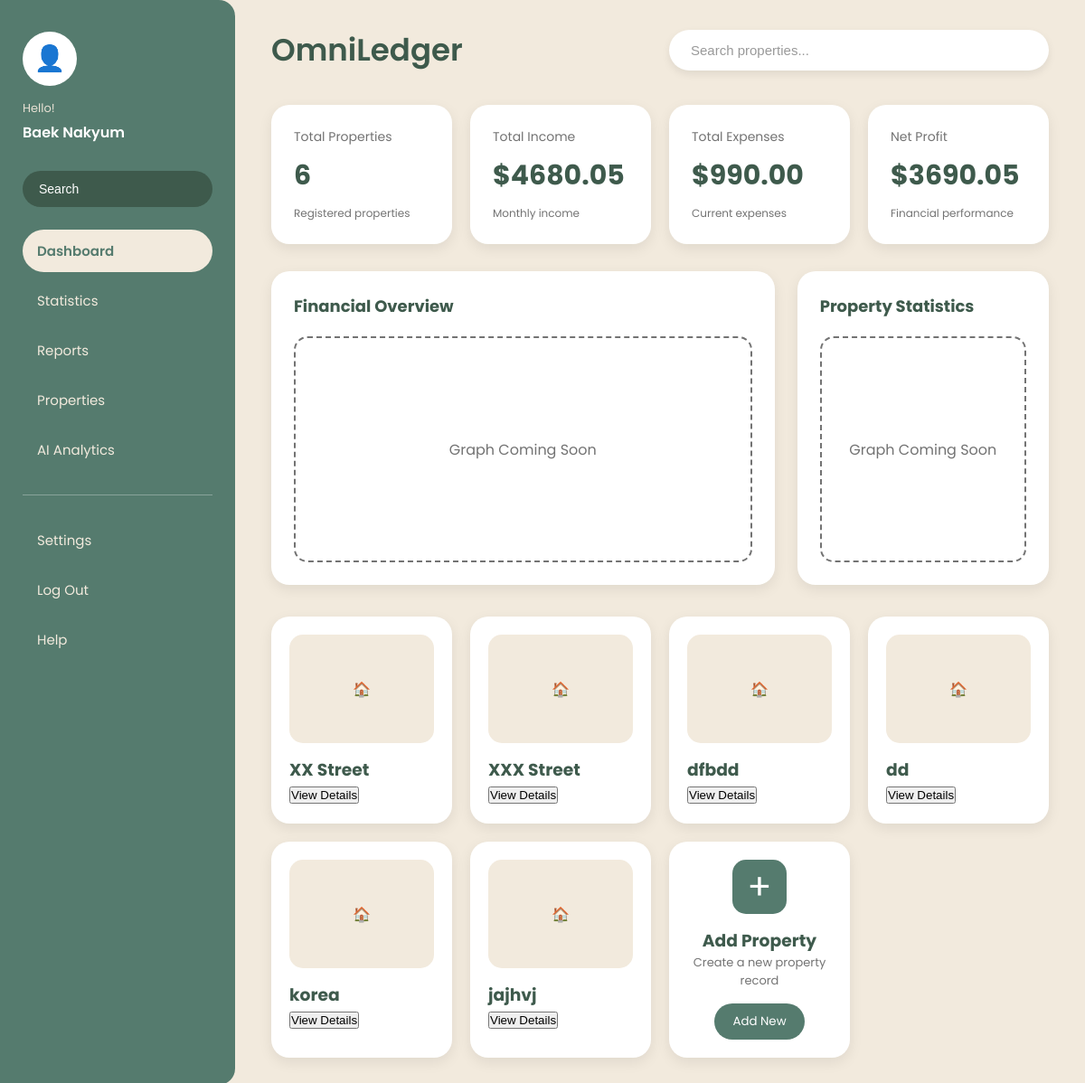
Page /dashboard (signed in) on the earlier database version.
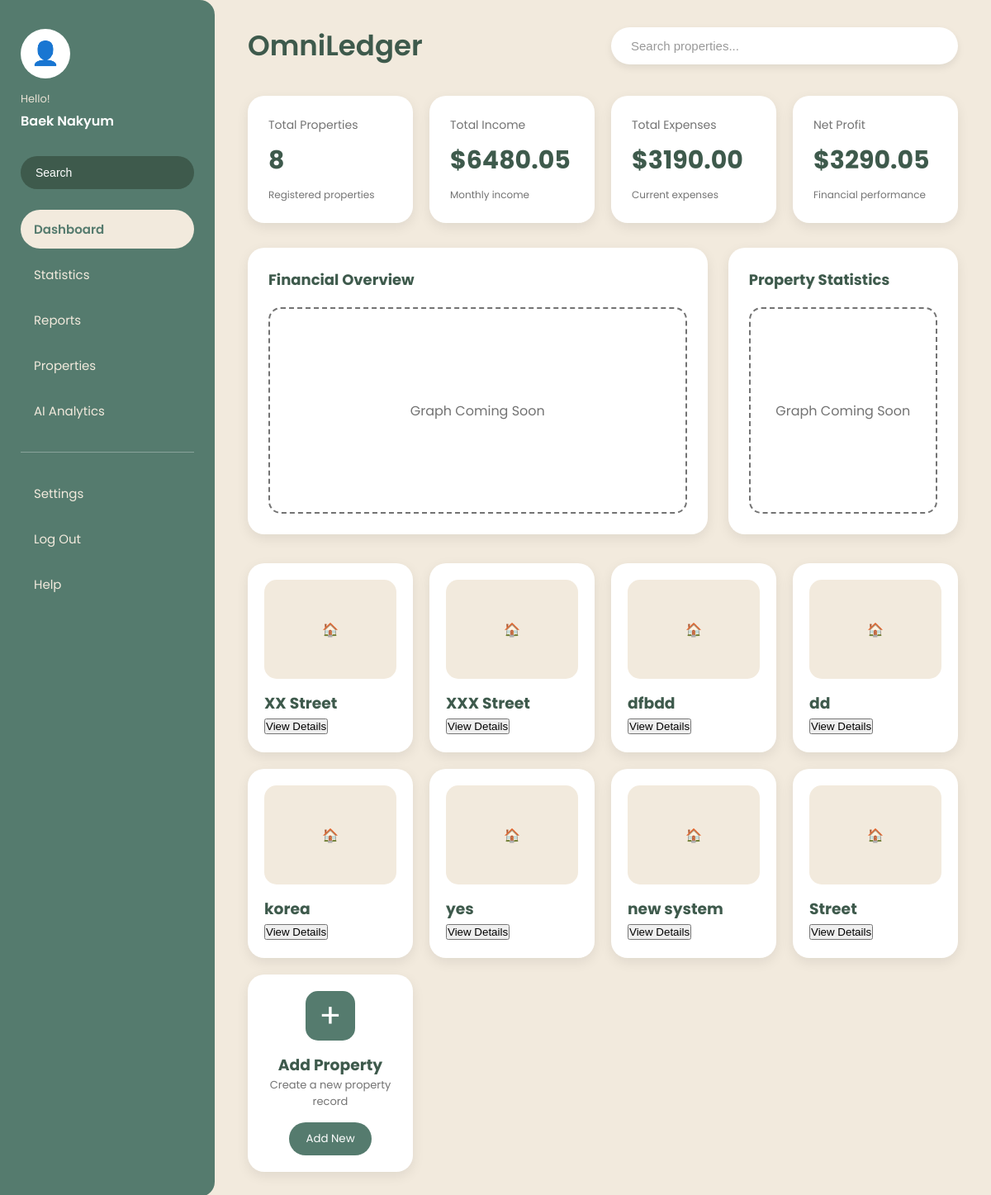
Same page on the later database version.
### tables this page shows
CREATE TABLE Properties(

    propertyID TEXT PRIMARY KEY,

    userID INTEGER NOT NULL,

    propertyAddress TEXT NOT NULL,

    propertyType TEXT NOT NULL,

    ownershipData TEXT NOT NULL,

    tenantName TEXT,

    leaseStatus TEXT,

    leaseStart TEXT,

    leaseEnd TEXT,

    weeklyRent REAL,

    bankAccount TEXT,

    propertyValue REAL,

    purchasePrice REAL,

    notes TEXT,

    FOREIGN KEY(userID)
        REFERENCES Users(userID)

);

### app.py (the view)
@app.route("/dashboard")
def dashboard():
    from database.models import (
        get_properties,
        get_total_income,
        get_total_expenses,
        get_net_profit
    )
    userID = session["userID"]
    properties = get_properties(userID)
    total_income = get_total_income(userID)
    total_expenses = get_total_expenses(userID)
    net_profit = get_net_profit(userID)
    return render_template(
        "dashboard.html",
        properties=properties,
        totalIncome=total_income,
        totalExpenses=total_expenses,
        netProfit=net_profit
    )

### database/models.py (called while the page is built)
def connect_database():
    connection = sqlite3.connect("omniledger_system.db")
    return connection

def get_properties(userID):
    conn = connect_database()
    cursor = conn.cursor()
    cursor.execute(
        """
        SELECT *

        FROM Properties

        WHERE userID = ?
        """,
        (userID,)
    )
    properties = cursor.fetchall()
    conn.close()
    return properties

def get_total_income(userID):
    connection = connect_database()
    cursor = connection.cursor()
    cursor.execute("""

    SELECT SUM(Transactions.amount)

    FROM Transactions

    JOIN Properties

    ON Transactions.propertyID = Properties.propertyID

    WHERE Properties.userID = ?

    AND Transactions.transactionType = 'Income'

    """,
    (userID,))
    result = cursor.fetchone()[0]
    connection.close()
    return result if result else 0

def get_total_expenses(userID):
    connection = connect_database()
    cursor = connection.cursor()
    cursor.execute("""

    SELECT SUM(Transactions.amount)

    FROM Transactions

    JOIN Properties

    ON Transactions.propertyID = Properties.propertyID

    WHERE Properties.userID = ?

    AND Transactions.transactionType = 'Expense'

    """,
    (userID,))
    result = cursor.fetchone()[0]
    connection.close()
    return result if result else 0

def get_net_profit(userID):
    income = get_total_income(userID)
    expenses = get_total_expenses(userID)
    return income - expenses

### templates/dashboard.html (shortened to what this page needs)
<!DOCTYPE html>
<html lang="en">
<head>
    <link rel="stylesheet" href="{{ url_for('static', filename='css/dashboard.css') }}">
</head>
<body>
<div class="dashboard-container">
    <aside class="sidebar">
        <div class="user-profile">
            <div class="profile-image">
                👤
            </div>
            <p class="hello-text">
                Hello!
            </p>
            <h3>
                {{ session["name"] }}
            </h3>
        </div>
        <div class="search-sidebar">
            <input
            type="text"
            placeholder="Search">
        </div>
        <nav class="sidebar-menu">
            <a href="#" class="active">
                Dashboard
            </a>
            <a href="#">
                Statistics
            </a>
            <a href="#">
                Reports
            </a>
            <a href="{{ url_for('add_property') }}">
                Properties
            </a>
            <a href="#">
                AI Analytics
            </a>
            <hr>
            <a href="#">
                Settings
            </a>
            <a href="{{ url_for('logout') }}">
                Log Out
            </a>
            <a href="#">
                Help
            </a>
        </nav>
    </aside>
    <main class="main-content">
        <header class="top-header">
            <div class="logo-section">
                <h2>
                    OmniLedger
                </h2>
            </div>
            <div class="search-bar">
                <input
                type="text"
                placeholder="Search properties...">
            </div>
        </header>
        <section class="summary-row">
            <div class="summary-card">
                <h4>
                    Total Properties
                </h4>
                <h2>
                    {{ properties|length }}
                </h2>
                <p>
                    Registered properties
                </p>
            </div>
            <div class="summary-card">
                <h4>
                    Total Income
                </h4>
                <h2>
                    ${{ "%.2f"|format(totalIncome) }}
                </h2>
                <p>
                    Monthly income
                </p>
            </div>
            <div class="summary-card">
                <h4>
                    Total Expenses
                </h4>
                <h2>
                    ${{ "%.2f"|format(totalExpenses) }}
                </h2>
                <p>
                    Current expenses
                </p>
            </div>
            <div class="summary-card">
                <h4>
                    Net Profit
                </h4>
                <h2>
                    ${{ "%.2f"|format(netProfit) }}
                </h2>
                <p>
                    Financial performance
                </p>
            </div>
        </section>
        <section class="analytics-row">
            <div class="graph-card">
                <h3>
                    Financial Overview
                </h3>
                <div class="graph-placeholder">
                    Graph Coming Soon
                </div>
            </div>
            <div class="graph-card">
                <h3>
                    Property Statistics
                </h3>
                <div class="graph-placeholder">
                    Graph Coming Soon
                </div>
            </div>
        </section>
        <section class="property-section">
            {% for property in properties %}
            <div class="property-card">
                <div class="property-image">
                    🏠
                </div>
                <h3>
                    {{ property[2] }}
                </h3>
                <a href="{{ url_for('property_details', propertyID=property[0]) }}">
                    <button class="view-property-button">
                        View Details
                    </button>
                </a>
            </div>
            {% endfor %}
            <div class="property-card add-property-card">
                <div class="add-icon">
                    +
                </div>
                <h3>
                    Add Property
                </h3>
                <p>
                    Create a new property record
                </p>
                <a href="{{ url_for('add_property') }}">
                    <button class="add-property-button">
                        Add New
                    </button>
                </a>
            </div>
        </section>
    </main>
</div>
</body>
</html>

### static/css/dashboard.css (style rules this page uses)
* { margin:0; padding:0; box-sizing:border-box; }
body { font-family:'Poppins', sans-serif; background:#f2eadd; color:#3e5a4c; }
.dashboard-container { display:flex; width:100%; min-height:100vh; }
.sidebar { width:260px; background:#557b6e; padding:35px 25px; display:flex; flex-direction:column; border-top-right-radius:18px; border-bottom-right-radius:18px; }
.user-profile { text-align:left; }
.profile-image { width:60px; height:60px; border-radius:50%; background:white; display:flex; justify-content:center; align-items:center; font-size:28px; margin-bottom:15px; }
.hello-text { font-size:13px; color:#e8e1d4; }
.user-profile h3 { color:white; font-size:16px; font-weight:600; margin-top:4px; }
.search-sidebar { margin-top:30px; margin-bottom:25px; }
.search-sidebar input { width:100%; padding:12px 18px; border:none; outline:none; border-radius:30px; background:#3e5a4c; color:white; font-size:14px; }
.search-sidebar input::placeholder { color:white; }
.sidebar-menu { display:flex; flex-direction:column; gap:8px; }
.sidebar-menu a { text-decoration:none; color:#f2eadd; font-size:15px; padding:12px 16px; border-radius:25px; transition:0.25s; }
.sidebar-menu .active { background:#f2eadd; color:#557b6e; font-weight:600; }
.sidebar hr { border:none; border-top:1px solid rgba(255,255,255,0.3); margin:18px 0; }
.main-content { flex:1; padding:30px 40px; }
.top-header { display:flex; justify-content:space-between; align-items:center; margin-bottom:35px; }
.logo-section h2 { color:#3e5a4c; font-size:34px; font-weight:600; }
.search-bar { width:420px; }
.search-bar input { width:100%; padding:14px 24px; border:none; border-radius:30px; outline:none; background:white; font-size:15px; box-shadow:0 4px 10px rgba(0,0,0,0.08); }
.search-bar input::placeholder { color:#999; }
.summary-row { display:grid; grid-template-columns:repeat(4,1fr); gap:20px; margin-bottom:30px; }
.summary-card { background:white; padding:25px; border-radius:20px; box-shadow:0 5px 15px rgba(0,0,0,0.08); }
.summary-card h4 { color:#737373; font-size:14px; font-weight:400; }
.summary-card h2 { color:#3e5a4c; font-size:30px; margin:10px 0; }
.summary-card p { color:#737373; font-size:12px; }
.analytics-row { display:grid; grid-template-columns:2fr 1fr; gap:25px; margin-bottom:35px; }
.graph-card { background:white; padding:25px; border-radius:20px; box-shadow:0 5px 15px rgba(0,0,0,0.08); }
.graph-card h3 { color:#3e5a4c; margin-bottom:20px; font-size:18px; }
.graph-placeholder { height:250px; border:2px dashed #737373; border-radius:15px; display:flex; justify-content:center; align-items:center; color:#737373; }
.property-section { display:grid; grid-template-columns:repeat(4,1fr); gap:20px; }
.property-card { background:white; border-radius:20px; padding:20px; min-height:220px; box-shadow:0 5px 15px rgba(0,0,0,0.08); }
.property-image { height:120px; background:#f2eadd; border-radius:15px; display:flex; justify-content:center; align-items:center; color:#737373; margin-bottom:15px; }
.property-card p { color:#737373; font-size:13px; }
.add-property-card { display:flex; flex-direction:column; justify-content:center; align-items:center; text-align:center; }
.add-icon { width:60px; height:60px; border-radius:15px; background:#557b6e; color:white; font-size:40px; display:flex; justify-content:center; align-items:center; margin-bottom:15px; }
.add-property-button { margin-top:15px; padding:10px 20px; border:none; border-radius:25px; background:#557b6e; color:white; font-family:'Poppins', sans-serif; cursor:pointer; }

Differences in the rows shown:
changed Properties: propertyAddress "jajhvj" → "yes"
added Properties: propertyAddress "new system"
added Properties: propertyAddress "Street"
Other differences:
{{ properties|length }}: "6" → "8"
{{ "%.2f"|format(totalIncome) }}: "4680.05" → "6480.05"
{{ "%.2f"|format(totalExpenses) }}: "990.00" → "3190.00"
{{ "%.2f"|format(netProfit) }}: "3690.05" → "3290.05"
